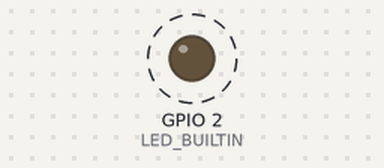
Simulated run of this sketch. Board: ESP8266 (NodeMCU). Parts: output pins drawn as LEDs (lit = HIGH, except the on-board LED, lit = LOW). Dashed ring = blinking. WiFi joins after 1.5 s; servers stay silent unless stated; what the sketch prints to the serial monitor is not drawn.

Above: at 1.7 s.
Timing chart, 0 to 4.5 s (numbered marks = the images above):
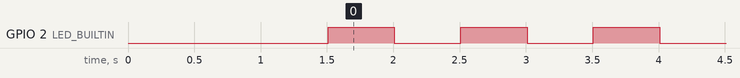

Measured:
- by itself, GPIO 2 (LED_BUILTIN): alternates HIGH for 0.50 s and LOW for 0.50 s

The sketch:

WebServerOTA.ino
```cpp
#define LED_BUILTIN 2

void setup() {
  Serial.begin(115200);
  setupWIFI();
  setupOTA();
  setupWebServer();
  setupBlink();
}

void loop() {
  loopOTA();
  loopWebServer();
  loopBlink();
}
```

Blink.ino
```cpp
#define LED_BUILTIN 2

void setupBlink() {
  // initialize digital pin LED_BUILTIN as an output.
  pinMode(LED_BUILTIN, OUTPUT);
}

void loopBlink() {
  digitalWrite(LED_BUILTIN, HIGH);   // turn the LED on (HIGH is the voltage level)
  delay(500);                       // wait for a second
  digitalWrite(LED_BUILTIN, LOW);    // turn the LED off by making the voltage LOW
  delay(500);                       // wait for a second
}
```

OTA.ino
```cpp
//#include <ESP8266WiFi.h>
//#include <ESP8266mDNS.h>
//#include <WiFiUdp.h>
#include <ArduinoOTA.h>

void setupOTA() {
  Serial.println("Booting");

  // Port defaults to 8266
  ArduinoOTA.setPort(8266);

  // Hostname defaults to esp8266-[ChipID]
  ArduinoOTA.setHostname("esp8266_01");

  // No authentication by default
  // ArduinoOTA.setPassword("admin");

  // Password can be set with it's md5 value as well
  // MD5(admin) = 21232f297a57a5a743894a0e4a801fc3
  ArduinoOTA.setPasswordHash("21232f297a57a5a743894a0e4a801fc3");

  ArduinoOTA.onStart([]() {
    String type;
    if (ArduinoOTA.getCommand() == U_FLASH) {
      type = "sketch";
    } else { // U_SPIFFS
      type = "filesystem";
    }

    // NOTE: if updating SPIFFS this would be the place to unmount SPIFFS using SPIFFS.end()
    Serial.println("Start updating " + type);
  });
  ArduinoOTA.onEnd([]() {
    Serial.println("\nEnd");
  });
  ArduinoOTA.onProgress([](unsigned int progress, unsigned int total) {
    Serial.printf("Progress: %u%%\r", (progress / (total / 100)));
  });
  ArduinoOTA.onError([](ota_error_t error) {
    Serial.printf("Error[%u]: ", error);
    if (error == OTA_AUTH_ERROR) {
      Serial.println("Auth Failed");
    } else if (error == OTA_BEGIN_ERROR) {
      Serial.println("Begin Failed");
    } else if (error == OTA_CONNECT_ERROR) {
      Serial.println("Connect Failed");
    } else if (error == OTA_RECEIVE_ERROR) {
      Serial.println("Receive Failed");
    } else if (error == OTA_END_ERROR) {
      Serial.println("End Failed");
    }
  });
  ArduinoOTA.begin();
  Serial.println("Ready");
  Serial.print("IP address: ");
  Serial.println(WiFi.localIP());
}

void loopOTA() {
  ArduinoOTA.handle();
}
```

WIFI.ino
```cpp
#include <ESP8266WiFi.h>

const char* ssid = "IOTAP";
const char* password = "raspberry";

void setupWIFI() {
  WiFi.mode(WIFI_STA);
  WiFi.begin(ssid, password);
  while (WiFi.waitForConnectResult() != WL_CONNECTED) {
    Serial.println("Connection Failed! Rebooting...");
    delay(5000);
    ESP.restart();
  }

  Serial.println("");
  Serial.print("Connected to ");
  Serial.println(ssid);
  Serial.print("IP address: ");
  Serial.println(WiFi.localIP());
}
```

WebServer.ino
```cpp
//#include <ESP8266WiFi.h>
//#include <WiFiClient.h>
#include <ESP8266WebServer.h>
//#include <ESP8266mDNS.h>

ESP8266WebServer server(80);

const int led = 2;

void handleA0() {
  server.sendHeader("Access-Control-Allow-Origin", "*");
  server.send(200, "text/json", String("{\"A0\":") + analogRead(A0) + "}");
}

void handleBlink() {
  server.sendHeader("Access-Control-Allow-Origin", "*");
  server.send(200, "text/plain", "This is Blink Function!");

  for (int i = 0; i < 10; i++) {
    digitalWrite(led, 1);
    delay(1500);
    digitalWrite(led, 0);
    delay(1500);
  }
}

void handleRoot() {
  digitalWrite(led, 1);
  server.send(200, "text/plain", "hello from esp8266!");
  delay(1000);
  digitalWrite(led, 0);
}

void handleNotFound() {
  digitalWrite(led, 1);
  String message = "File Not Found\n\n";
  message += "URI: ";
  message += server.uri();
  message += "\nMethod: ";
  message += (server.method() == HTTP_GET) ? "GET" : "POST";
  message += "\nArguments: ";
  message += server.args();
  message += "\n";
  for (uint8_t i = 0; i < server.args(); i++) {
    message += " " + server.argName(i) + ": " + server.arg(i) + "\n";
  }
  server.send(404, "text/plain", message);
  digitalWrite(led, 0);
}

void setupWebServer(void) {
  server.on("/", handleRoot);
  server.on("/blink", handleBlink);
  server.on("/a0", handleA0);
  server.on("/inline", []() {
    server.send(200, "text/plain", "this works as well");
  });
  server.onNotFound(handleNotFound);
  server.begin();
  Serial.println("HTTP server started");
}

void loopWebServer(void) {
  server.handleClient();
}
```
